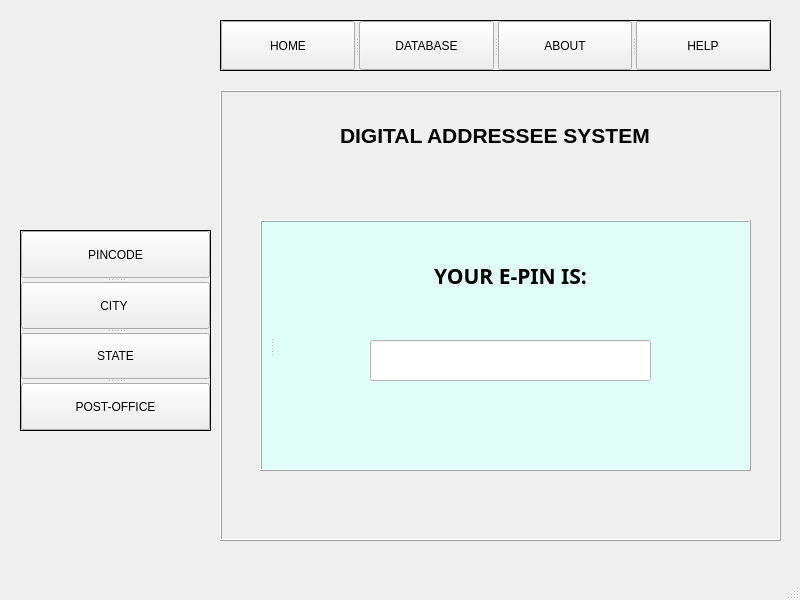
<?xml version="1.0" encoding="UTF-8"?>
<ui version="4.0">
 <class>MainWindow</class>
 <widget class="QMainWindow" name="MainWindow">
  <property name="geometry">
   <rect>
    <x>0</x>
    <y>0</y>
    <width>800</width>
    <height>600</height>
   </rect>
  </property>
  <property name="windowTitle">
   <string>MainWindow</string>
  </property>
  <widget class="QWidget" name="centralwidget">
   <widget class="QLabel" name="logo">
    <property name="geometry">
     <rect>
      <x>10</x>
      <y>-10</y>
      <width>201</width>
      <height>181</height>
     </rect>
    </property>
    <property name="autoFillBackground">
     <bool>false</bool>
    </property>
    <property name="frameShape">
     <enum>QFrame::NoFrame</enum>
    </property>
    <property name="text">
     <string>&lt;html&gt;&lt;head/&gt;&lt;body&gt;&lt;p&gt;&lt;img src=&quot;:/newPrefix/LOG.png&quot;/&gt;&lt;/p&gt;&lt;/body&gt;&lt;/html&gt;</string>
    </property>
    <property name="scaledContents">
     <bool>true</bool>
    </property>
    <property name="alignment">
     <set>Qt::AlignBottom|Qt::AlignJustify</set>
    </property>
    <property name="wordWrap">
     <bool>true</bool>
    </property>
    <property name="margin">
     <number>1</number>
    </property>
    <property name="indent">
     <number>0</number>
    </property>
   </widget>
   <widget class="QFrame" name="frame">
    <property name="geometry">
     <rect>
      <x>220</x>
      <y>90</y>
      <width>561</width>
      <height>451</height>
     </rect>
    </property>
    <property name="autoFillBackground">
     <bool>true</bool>
    </property>
    <property name="frameShape">
     <enum>QFrame::Box</enum>
    </property>
    <property name="frameShadow">
     <enum>QFrame::Raised</enum>
    </property>
    <widget class="QLabel" name="label_2">
     <property name="geometry">
      <rect>
       <x>120</x>
       <y>30</y>
       <width>321</width>
       <height>31</height>
      </rect>
     </property>
     <property name="font">
      <font>
       <pointsize>16</pointsize>
       <weight>75</weight>
       <bold>true</bold>
      </font>
     </property>
     <property name="text">
      <string>DIGITAL ADDRESSEE SYSTEM</string>
     </property>
    </widget>
    <widget class="QFrame" name="frame_2">
     <property name="geometry">
      <rect>
       <x>40</x>
       <y>130</y>
       <width>491</width>
       <height>251</height>
      </rect>
     </property>
     <property name="styleSheet">
      <string notr="true">
background-color: rgb(224, 255, 249);</string>
     </property>
     <property name="frameShape">
      <enum>QFrame::Box</enum>
     </property>
     <property name="frameShadow">
      <enum>QFrame::Raised</enum>
     </property>
     <widget class="QSplitter" name="splitter_5">
      <property name="geometry">
       <rect>
        <x>10</x>
        <y>10</y>
        <width>5</width>
        <height>231</height>
       </rect>
      </property>
      <property name="orientation">
       <enum>Qt::Horizontal</enum>
      </property>
      <widget class="QSplitter" name="splitter_3">
       <property name="orientation">
        <enum>Qt::Vertical</enum>
       </property>
      </widget>
      <widget class="QSplitter" name="splitter_4">
       <property name="orientation">
        <enum>Qt::Vertical</enum>
       </property>
      </widget>
     </widget>
     <widget class="QLabel" name="label">
      <property name="geometry">
       <rect>
        <x>120</x>
        <y>30</y>
        <width>261</width>
        <height>51</height>
       </rect>
      </property>
      <property name="font">
       <font>
        <family>Miriam Libre</family>
        <pointsize>16</pointsize>
        <weight>75</weight>
        <bold>true</bold>
       </font>
      </property>
      <property name="styleSheet">
       <string notr="true"/>
      </property>
      <property name="frameShape">
       <enum>QFrame::NoFrame</enum>
      </property>
      <property name="text">
       <string>YOUR E-PIN IS:</string>
      </property>
      <property name="alignment">
       <set>Qt::AlignCenter</set>
      </property>
     </widget>
     <widget class="QLineEdit" name="lineEdit">
      <property name="enabled">
       <bool>false</bool>
      </property>
      <property name="geometry">
       <rect>
        <x>110</x>
        <y>120</y>
        <width>281</width>
        <height>41</height>
       </rect>
      </property>
      <property name="styleSheet">
       <string notr="true">background-color: rgb(255, 255, 255);</string>
      </property>
     </widget>
    </widget>
   </widget>
   <widget class="QSplitter" name="splitter">
    <property name="geometry">
     <rect>
      <x>20</x>
      <y>230</y>
      <width>191</width>
      <height>201</height>
     </rect>
    </property>
    <property name="autoFillBackground">
     <bool>true</bool>
    </property>
    <property name="frameShape">
     <enum>QFrame::Box</enum>
    </property>
    <property name="orientation">
     <enum>Qt::Vertical</enum>
    </property>
    <widget class="QPushButton" name="pincode">
     <property name="text">
      <string>PINCODE</string>
     </property>
    </widget>
    <widget class="QPushButton" name="city">
     <property name="text">
      <string>CITY </string>
     </property>
    </widget>
    <widget class="QPushButton" name="state">
     <property name="text">
      <string>STATE</string>
     </property>
    </widget>
    <widget class="QPushButton" name="postoffice">
     <property name="text">
      <string>POST-OFFICE</string>
     </property>
    </widget>
   </widget>
   <widget class="QSplitter" name="splitter_2">
    <property name="geometry">
     <rect>
      <x>220</x>
      <y>20</y>
      <width>551</width>
      <height>51</height>
     </rect>
    </property>
    <property name="autoFillBackground">
     <bool>true</bool>
    </property>
    <property name="frameShape">
     <enum>QFrame::Box</enum>
    </property>
    <property name="orientation">
     <enum>Qt::Horizontal</enum>
    </property>
    <widget class="QPushButton" name="home">
     <property name="text">
      <string>HOME</string>
     </property>
    </widget>
    <widget class="QPushButton" name="database">
     <property name="text">
      <string>DATABASE</string>
     </property>
    </widget>
    <widget class="QPushButton" name="about">
     <property name="text">
      <string>ABOUT</string>
     </property>
    </widget>
    <widget class="QPushButton" name="help">
     <property name="text">
      <string>HELP</string>
     </property>
    </widget>
   </widget>
  </widget>
  <widget class="QMenuBar" name="menubar">
   <property name="geometry">
    <rect>
     <x>0</x>
     <y>0</y>
     <width>800</width>
     <height>21</height>
    </rect>
   </property>
  </widget>
  <widget class="QStatusBar" name="statusbar"/>
 </widget>
 <resources>
  <include location="../project/img.qrc"/>
 </resources>
 <connections/>
</ui>
